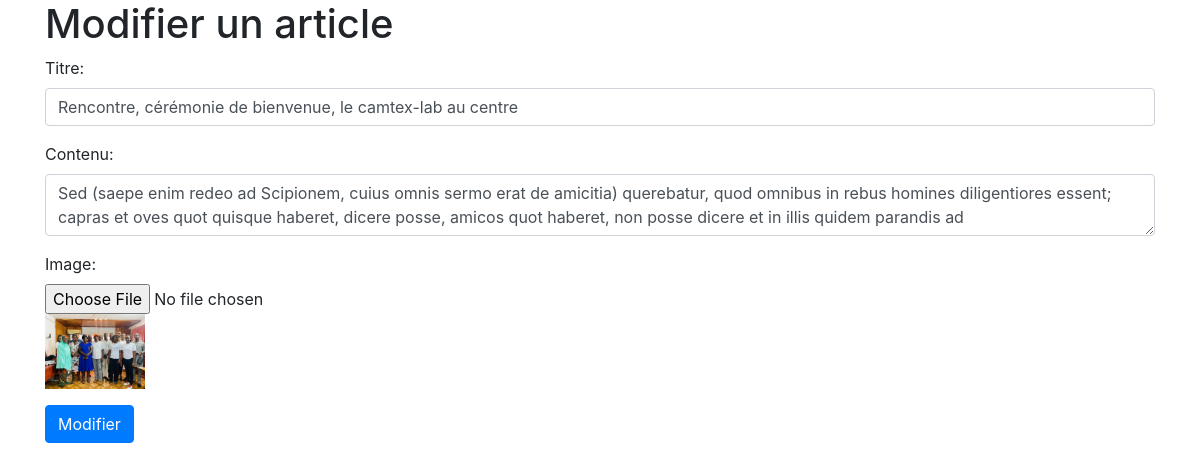
The page /admin/modify.php?id=3 on the database its author committed.
### tables this page shows
CREATE TABLE IF NOT EXISTS `article` (
  `id` int NOT NULL AUTO_INCREMENT,
  `title` varchar(60) NOT NULL,
  `content` varchar(255) NOT NULL,
  `image` varchar(255) NOT NULL,
  `created_at` date NOT NULL,
  PRIMARY KEY (`id`)
);

### admin/modify.php (the view, shortened to what this page needs)
<?php
require 'config.php';
if (isset($_GET["id"])) {
    $articleId = $_GET["id"];
    $sql = "SELECT * FROM article WHERE id = $articleId";
    $result = $conn->query($sql);
    if ($result->num_rows > 0) {
        $row = $result->fetch_assoc();
        $title = $row["title"];
        $content = $row["content"];
        $image = $row["image"];
    } else {
        echo "Aucun article trouvé";
        exit();
    }
} else {
    echo "ID de l'article non spécifié";
    exit();
}
?>
<!DOCTYPE html>
<html>
<head>
  <link rel="stylesheet" href="https://maxcdn.bootstrapcdn.com/bootstrap/4.0.0/css/bootstrap.min.css">
</head>
<body>
  <div class="container">
    <h1>Modifier un article</h1>
    <form action="" method="POST" enctype="multipart/form-data">
      <div class="form-group">
        <label for="title">Titre:</label>
        <input type="text" class="form-control" id="title" name="title" value="<?php echo $title; ?>" required>
      </div>
      <div class="form-group">
        <label for="content">Contenu:</label>
        <textarea class="form-control" id="content" name="content" required><?php echo $content; ?></textarea>
      </div>
      <div class="form-group">
        <label for="image">Image:</label>
        <input type="file" class="form-control-file" id="image" name="image" required>
        <img src="image/<?php echo $image; ?>" width="100">
      </div>
      <button type="submit" class="btn btn-primary">Modifier</button>
    </form>
  </div>
</body>
</html>

### rows shown on the page
article: title "Rencontre, cérémonie de bienvenue, le camtex-lab au centre", content "Sed (saepe enim redeo ad Scipionem, cuius omnis sermo erat de amicitia) querebatur, quod omnibus in rebus homines diligentiores essent; capras et oves quot quisque haberet, dicere posse, amicos quot haberet, non posse dicere et in illis quidem parandis ad", image (picture)
